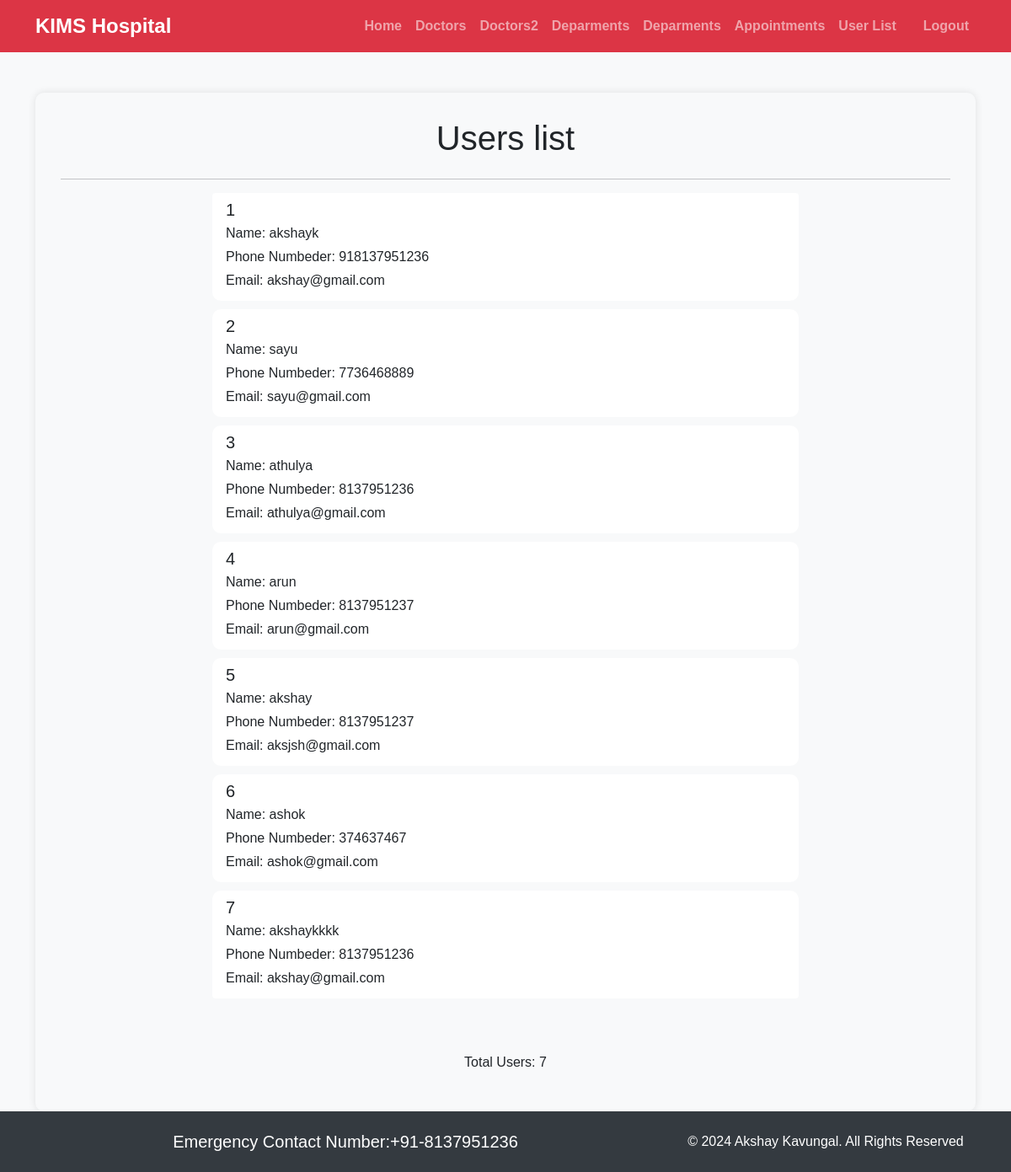
/profile_list/, run on the app's committed database.
### customer/models.py (models this page shows, shortened)
class Profile(models.Model):
    user=models.OneToOneField(User, on_delete=models.CASCADE)
    first_name = models.CharField(max_length=100, blank=True)
    last_name = models.CharField(max_length=100, blank=True)
    phone_number = models.CharField(max_length=15, blank=True)
    email=models.EmailField(blank=True)
    profile_pic=models.ImageField(default='profile_pic/dq.jpg',upload_to='profile_pic')

### admin1/views.py (the view)
# urls.py: path('profile_list/', views.profile_list, name='profile_list'),
def profile_list(request):
    profile=Profile.objects.all()
    return render(request,'admintemplate/profile_list.html',{'profile':profile})

### templates/admintemplate/profile_list.html (shortened to what this page needs)
{% extends 'admintemplate/base.html' %}
{% block content %}
<div class="container profile-container">
    <h1 class="text-center mb-4">Users list</h1>
    <hr>
    <div class="row justify-content-center">
        <div class="col-md-8">
            <div class="list-group">
                {% for users in profile %}
                <div class="list-group-item list-group-item-action">
                    <div class="d-flex w-100 justify-content-between">
                        <h5 class="mb-1">{{ forloop.counter }} </h5>
                    </div>
                    <p class="mb-1"> Name: {{ users.user }}</p>
                    <p class="mb-1"> Phone Numbeder: {{ users.phone_number }}</p>
                    <p class="mb-1"> Email: {{ users.email }}</p>
                </div>
                {% empty %}
                <div class="list-group-item">
                    No users yet.
                </div>
                {% endfor %}
            </div>
        </div>
    </div>
    <div class="text-center mt-4">
        <p>Total Users: {{ profile|length }}</p>
    </div>
</div>
{% endblock %}

### static/css/profile.css (style rules this page uses)
.profile-container { background-color: #f8f9fa; padding: 30px; border-radius: 10px; box-shadow: 0 0 10px rgba(0, 0, 0, 0.1); margin: 0 auto; }

### static/css/appo_list.css (style rules this page uses)
.list-group { margin-bottom: 30px; }
.list-group-item { border: none; border-radius: 10px; margin-bottom: 10px; }
.list-group-item h5 { margin-bottom: 5px; }
.list-group-item p { margin-bottom: 5px; }

### templates/admintemplate/base.html (style rules this page uses)
body { background-color: #f8f9fa; font-family: Arial, sans-serif; display: flex; flex-direction: column; min-height: 100vh; }

### data on the page
Profile: user "akshayk", phone_number "918137951236", email "akshay@gmail.com"
Profile: user "sayu", phone_number "7736468889", email "sayu@gmail.com"
Profile: user "athulya", phone_number "8137951236", email "athulya@gmail.com"
Profile: user "arun", phone_number "8137951237", email "arun@gmail.com"
Profile: user "akshay", phone_number "8137951237", email "aksjsh@gmail.com"
Profile: user "ashok", phone_number "374637467", email "ashok@gmail.com"
Profile: user "akshaykkkk", phone_number "8137951236", email "akshay@gmail.com"

### other printed values
{{ profile|length }} "7"
